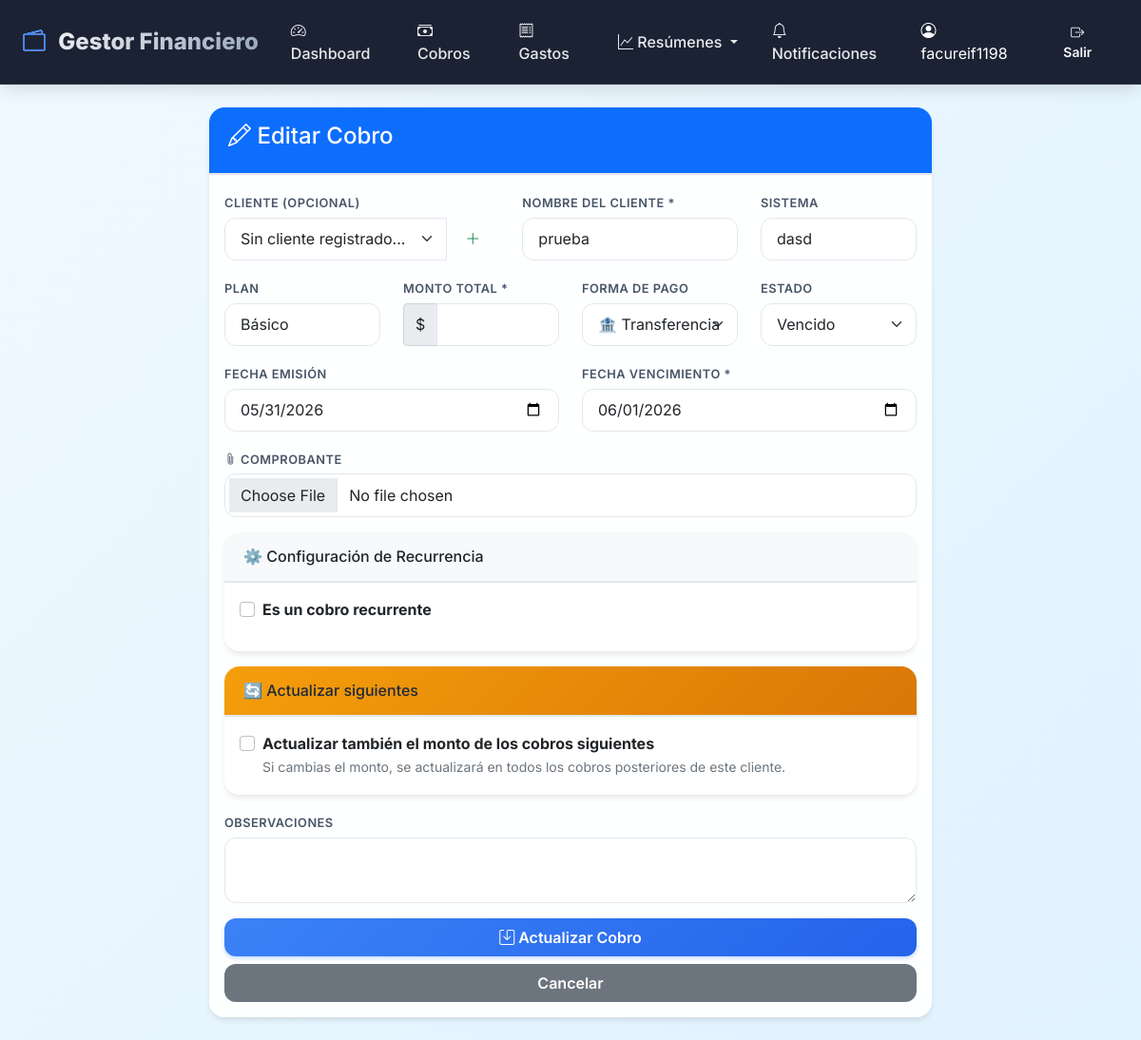
Screenshot of /cobros/editar/26/ (signed in) with the database file from the repository.
### finances/models.py (models this page shows, shortened)
class Cobro(models.Model):
    ESTADO_CHOICES = [
        ('pendiente', 'Pendiente'),
        ('pagado', 'Pagado'),
        ('parcial', 'Pago Parcial'),
        ('vencido', 'Vencido'),
        ('cancelado', 'Cancelado'),
    ]
    FORMA_PAGO_CHOICES = [
        ('transferencia', 'Transferencia'),
        ('efectivo', 'Efectivo'),
        ('cheque', 'Cheque'),
        ('debito_automatico', 'Débito Automático'),
        ('otro', 'Otro'),
    ]
    PERIODICIDAD_CHOICES = [
        ('unico', 'Único'),
        ('semanal', 'Semanal'),
        ('quincenal', 'Quincenal'),
        ('mensual', 'Mensual'),
        ('bimestral', 'Bimestral'),
        ('trimestral', 'Trimestral'),
        ('semestral', 'Semestral'),
        ('anual', 'Anual'),
    ]
    usuario = models.ForeignKey(User, on_delete=models.CASCADE, null=True, blank=True)
    nombre_cliente = models.CharField(max_length=200, verbose_name='Cliente/Empresa')
    cliente = models.ForeignKey(Cliente, on_delete=models.SET_NULL, null=True, blank=True,
                           verbose_name='Cliente (opcional)', related_name='cobros')
    sistema = models.CharField(max_length=200, blank=True, verbose_name='Sistema',
                               help_text='Ej: Sistema de Concesionaria')
    plan = models.CharField(max_length=100, blank=True, verbose_name='Plan',
                           help_text='Ej: Básico, Premium')
    monto_total = models.DecimalField(max_digits=12, decimal_places=2, verbose_name='Monto a cobrar')
    monto_pagado = models.DecimalField(max_digits=12, decimal_places=2, default=0, verbose_name='Monto pagado')
    saldo = models.DecimalField(max_digits=12, decimal_places=2, default=0, verbose_name='Saldo pendiente')
    fecha_emision = models.DateField(default=timezone.now, verbose_name='Fecha de emisión')
    fecha_vencimiento = models.DateField(verbose_name='Fecha de vencimiento')
    fecha_pago = models.DateField(null=True, blank=True, verbose_name='Fecha de pago')
    estado = models.CharField(max_length=15, choices=ESTADO_CHOICES, default='pendiente')
    forma_pago = models.CharField(max_length=20, choices=FORMA_PAGO_CHOICES, default='transferencia')
    comprobante = models.FileField(upload_to='comprobantes/%Y/%m/', null=True, blank=True,
                                   verbose_name='Comprobante')
    es_recurrente = models.BooleanField(default=True, verbose_name='Es recurrente')
    periodicidad = models.CharField(max_length=20, choices=PERIODICIDAD_CHOICES, default='mensual')
    observaciones = models.TextField(blank=True)
    creado = models.DateTimeField(auto_now_add=True)
    actualizado = models.DateTimeField(auto_now=True)
    meses_a_generar = models.IntegerField(default=1, verbose_name='Meses a generar',
                                         help_text='Cantidad de meses a generar por adelantado')
    ajuste_precio_cada = models.IntegerField(default=0, verbose_name='Ajuste de precio cada N meses',
                                            help_text='0 = sin ajuste, 3 = cada 3 meses')
    porcentaje_ajuste = models.DecimalField(max_digits=5, decimal_places=2, default=0,
                                           verbose_name='% de ajuste',
                                           help_text='Porcentaje de aumento (ej: 10 para 10%)')
    class Meta:
        ordering = ['-fecha_vencimiento']
        verbose_name = 'Cobro'
        verbose_name_plural = 'Cobros'

### finances/views.py (the view, shortened to what this page needs)
# urls.py: path('cobros/editar/<int:pk>/', views.editar_cobro, name='editar_cobro'),
@login_required
def editar_cobro(request, pk):
    cobro = get_object_or_404(Cobro, pk=pk, usuario=request.user)
    clientes = Cliente.objects.filter(usuario=request.user, activo=True)
    return render(request, 'finances/form_cobro.html', {'cobro': cobro, 'clientes': clientes})

### finances/templates/finances/form_cobro.html (shortened to what this page needs)
{% extends 'finances/base.html' %}
{% block content %}
<div class="row justify-content-center">
    <div class="col-md-8">
        <div class="card">
            <div class="card-header bg-primary text-white">
                <h4>
                    {% if cobro %}
                        <i class="bi bi-pencil"></i> Editar Cobro
                    {% else %}
                        <i class="bi bi-plus-circle"></i> Nuevo Cobro
                    {% endif %}
                </h4>
            </div>
            <div class="card-body">
                <form method="POST" enctype="multipart/form-data">
                    <div class="row mb-3">
                        <div class="col-md-5">
                            <label class="form-label">Cliente (opcional)</label>
                            <div class="input-group">
                                <select name="cliente" class="form-select" id="clienteSelect">
                                    <option value="">Sin cliente registrado...</option>
                                </select>
                                <button class="btn btn-outline-success" type="button" data-bs-toggle="modal" data-bs-target="#clienteModal" title="Nuevo cliente">
                                    <i class="bi bi-plus-lg"></i>
                                </button>
                            </div>
                        </div>
                        <div class="col-md-4">
                            <label class="form-label">Nombre del cliente *</label>
                            <input type="text" name="nombre_cliente" class="form-control" required
                                   value="{{ cobro.nombre_cliente|default:'' }}"
                                   placeholder="Ej: Transportes SA">
                        </div>
                        <div class="col-md-3">
                            <label class="form-label">Sistema</label>
                            <input type="text" name="sistema" class="form-control"
                                   value="{{ cobro.sistema|default:'' }}"
                                   placeholder="Concesionaria">
                        </div>
                    </div>
                    <div class="row mb-3">
                        <div class="col-md-3">
                            <label class="form-label">Plan</label>
                            <input type="text" name="plan" class="form-control"
                                   value="{{ cobro.plan|default:'' }}" placeholder="Básico">
                        </div>
                        <div class="col-md-3">
                            <label class="form-label">Monto Total *</label>
                            <div class="input-group">
                                <span class="input-group-text">$</span>
                                <input type="number" name="monto_total" class="form-control"
                                       step="0.01" required value="{{ cobro.monto_total|default:'' }}">
                            </div>
                        </div>
                        <div class="col-md-3">
                            <label class="form-label">Forma de Pago</label>
                            <select name="forma_pago" class="form-select">
                                <option value="transferencia" {% if cobro.forma_pago == 'transferencia' %}selected{% endif %}>🏦 Transferencia</option>
                            </select>
                        </div>
                        <div class="col-md-3">
                            {% if cobro %}
                            <label class="form-label">Estado</label>
                            <select name="estado" class="form-select">
                                <option value="vencido" {% if cobro.estado == 'vencido' %}selected{% endif %}>Vencido</option>
                            </select>
                            {% endif %}
                        </div>
                    </div>
                    <div class="row mb-3">
                        <div class="col-md-6">
                            <label class="form-label">Fecha Emisión</label>
                            <input type="date" name="fecha_emision" class="form-control"
                                   value="{{ cobro.fecha_emision|date:'Y-m-d'|default:'' }}">
                        </div>
                        <div class="col-md-6">
                            <label class="form-label">Fecha Vencimiento *</label>
                            <input type="date" name="fecha_vencimiento" class="form-control" required
                                   value="{{ cobro.fecha_vencimiento|date:'Y-m-d'|default:'' }}">
                        </div>
                    </div>
                    <div class="mb-3">
                        <label class="form-label"><i class="bi bi-paperclip"></i> Comprobante</label>
                        <input type="file" name="comprobante" class="form-control" accept=".pdf,.jpg,.jpeg,.png">
                    </div>
                    <div class="card mb-3">
                        <div class="card-header bg-light">
                            <h6 class="mb-0">⚙️ Configuración de Recurrencia</h6>
                        </div>
                        <div class="card-body">
                            <div class="form-check mb-3">
                                <input type="checkbox" name="es_recurrente" class="form-check-input"
                                       id="es_recurrente" {% if cobro.es_recurrente %}checked{% endif %}>
                                <label class="form-check-label" for="es_recurrente">
                                    <strong>Es un cobro recurrente</strong>
                                </label>
                            </div>
                        </div>
                    </div>
                    {% if cobro %}
                    <div class="card mb-3 border-warning">
                        <div class="card-header bg-warning text-dark">
                            <h6 class="mb-0">🔄 Actualizar siguientes</h6>
                        </div>
                        <div class="card-body">
                            <div class="form-check">
                                <input type="checkbox" name="actualizar_siguientes" class="form-check-input" id="actualizar_siguientes">
                                <label class="form-check-label" for="actualizar_siguientes">
                                    <strong>Actualizar también el monto de los cobros siguientes</strong>
                                </label>
                                <br>
                                <small class="text-muted">Si cambias el monto, se actualizará en todos los cobros posteriores de este cliente.</small>
                            </div>
                        </div>
                    </div>
                    {% endif %}
                    <div class="mb-3">
                        <label class="form-label">Observaciones</label>
                        <textarea name="observaciones" class="form-control" rows="2">{{ cobro.observaciones|default:'' }}</textarea>
                    </div>
                    <div class="d-grid gap-2">
                        <button type="submit" class="btn btn-primary">
                            <i class="bi bi-save"></i>
                            {% if cobro %}Actualizar Cobro{% else %}Crear Cobro(s){% endif %}
                        </button>
                        <a href="{% url 'lista_cobros' %}" class="btn btn-secondary">Cancelar</a>
                    </div>
                </form>
            </div>
        </div>
    </div>
</div>
{% endblock %}

### finances/templates/finances/base.html (shortened to what this page needs)
<!DOCTYPE html>
<html lang="es">
<head>
    <link href="https://cdn.jsdelivr.net/npm/bootstrap@5.1.3/dist/css/bootstrap.min.css" rel="stylesheet">
    <link rel="stylesheet" href="https://cdn.jsdelivr.net/npm/bootstrap-icons@1.8.1/font/bootstrap-icons.css">
</head>
<body>
    <nav class="navbar navbar-expand-lg navbar-dark mb-4">
        <div class="container">
            <a class="navbar-brand" href="{% url 'dashboard' %}">
                <i class="bi bi-wallet2"></i> Gestor Financiero
            </a>
            <div class="collapse navbar-collapse" id="navbarNav">
                <ul class="navbar-nav me-auto">
                    <li class="nav-item">
                        <a class="nav-link" href="{% url 'dashboard' %}">
                            <i class="bi bi-speedometer2"></i> Dashboard
                        </a>
                    </li>
                    <li class="nav-item">
                        <a class="nav-link" href="{% url 'lista_cobros' %}">
                            <i class="bi bi-cash-stack"></i> Cobros
                        </a>
                    </li>
                    <li class="nav-item">
                        <a class="nav-link" href="{% url 'lista_gastos' %}">
                            <i class="bi bi-receipt"></i> Gastos
                        </a>
                    </li>
                    <li class="nav-item dropdown">
                        <a class="nav-link dropdown-toggle" href="#" data-bs-toggle="dropdown">
                            <i class="bi bi-graph-up"></i> Resúmenes
                        </a>
                    </li>
                    <li class="nav-item">
                        <a class="nav-link" href="{% url 'notificaciones' %}">
                            <i class="bi bi-bell"></i> Notificaciones
                        </a>
                    </li>
                </ul>
                <div class="d-none d-lg-flex align-items-center ms-3">
                    <span class="text-white me-3">
                        <i class="bi bi-person-circle"></i> {{ user.username }}
                    </span>
                    <a href="{% url 'logout' %}" class="btn btn-outline-light btn-sm">
                        <i class="bi bi-box-arrow-right"></i> Salir
                    </a>
                </div>
            </div>
        </div>
    </nav>
    <div class="container">
        {% block content %}{% endblock %}
    </div>
</body>
</html>

### rows the page displays
Cobro: nombre_cliente "prueba", sistema "dasd", plan "Básico", forma_pago "🏦 Transferencia", estado "Vencido", fecha_emision "05/31/2026", fecha_vencimiento "06/01/2026"

### other values shown
{{ user.username }} "facureif1198"
